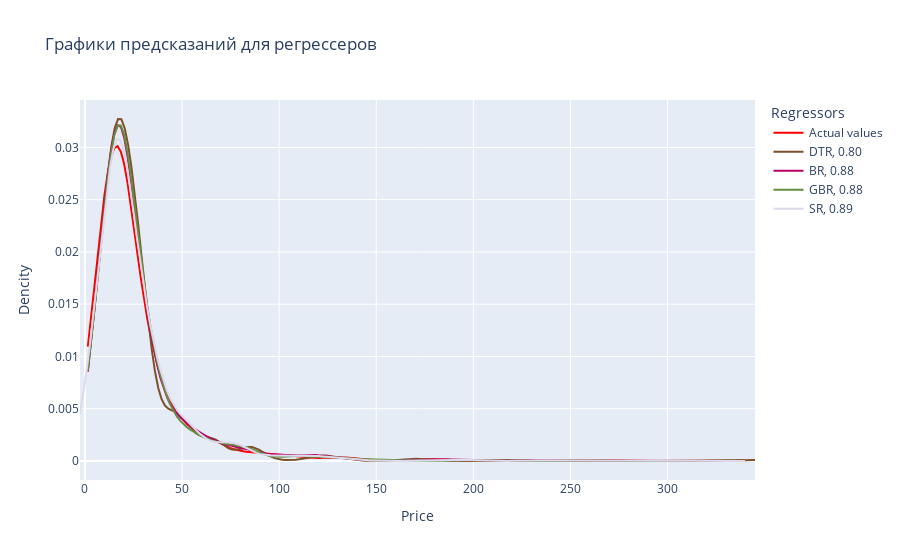

Notebook cell for this chart:
### Code cell
plot_distplot_regressors(sk_learn_solve['Regression'], X_test_mumb, y_test_mumb, x_title='Price', y_title='Dencity')

### Figure 1 — Plotly figure (JSON) as saved in the notebook; plotly's stock layout.template omitted (floating-point values rounded to 4 significant figures; data arrays with more than 128 entries replaced by an {"elided": "..."} marker saying what was removed)
{"data": [{"line": {"color": "red"}, "mode": "lines", "name": "Actual values", "type": "scatter", "x": {"elided": "200 float values"}, "y": {"elided": "200 float values"}}, {"line": {"color": "#7e4f29", "width": 2}, "mode": "lines", "name": "DTR, 0.80", "type": "scatter", "x": {"elided": "200 float values"}, "y": {"elided": "200 float values"}}, {"line": {"color": "#b8026a", "width": 2}, "mode": "lines", "name": "BR, 0.88", "type": "scatter", "x": {"elided": "200 float values"}, "y": {"elided": "200 float values"}}, {"line": {"color": "#628f41", "width": 2}, "mode": "lines", "name": "GBR, 0.88", "type": "scatter", "x": {"elided": "200 float values"}, "y": {"elided": "200 float values"}}, {"line": {"color": "#ded8ec", "width": 2}, "mode": "lines", "name": "SR, 0.89", "type": "scatter", "x": {"elided": "200 float values"}, "y": {"elided": "200 float values"}}], "layout": {"hovermode": "x unified", "legend": {"title": {"text": "Regressors"}}, "title": {"text": "Графики предсказаний для регрессеров"}, "xaxis": {"title": {"text": "Price"}}, "yaxis": {"title": {"text": "Dencity"}}}}
